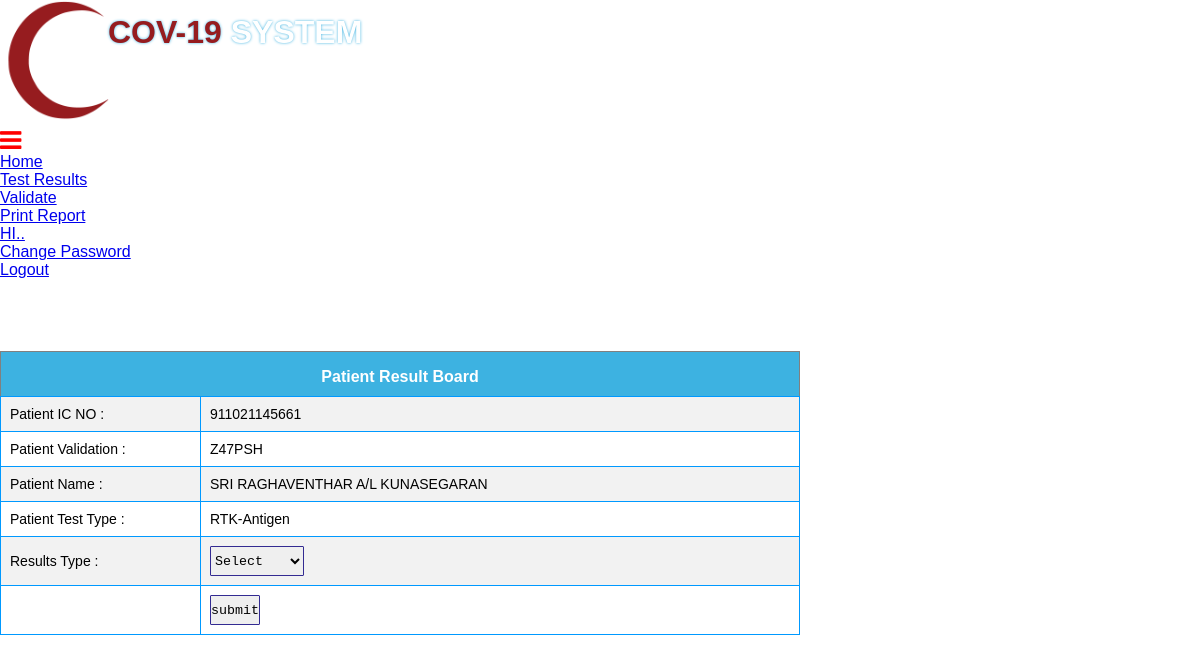
Screenshot of /patient_results.php?id=1 with the database file from the repository.
### tables this page shows
CREATE TABLE `patient` (
  `id` int(11) NOT NULL AUTO_INCREMENT,
  `f_name` varchar(100) NOT NULL,
  `l_name` varchar(200) NOT NULL,
  `gender` varchar(100) NOT NULL,
  `dob` varchar(100) NOT NULL,
  `icno` varchar(100) NOT NULL,
  `validation` varchar(100) NOT NULL,
  `phno` varchar(100) NOT NULL,
  `email` varchar(100) NOT NULL,
  `address` varchar(200) NOT NULL,
  `street` varchar(200) NOT NULL,
  `pincode` varchar(100) NOT NULL,
  `state` varchar(100) NOT NULL,
  `t_type` varchar(100) NOT NULL,
  `t_location` varchar(100) NOT NULL,
  `rm_online` varchar(100) NOT NULL,
  `rm_cash` varchar(100) NOT NULL,
  `p_mode` varchar(100) NOT NULL,
  `p_id` varchar(100) NOT NULL,
  `p_ref` varchar(100) NOT NULL,
  `reg_date` varchar(100) NOT NULL,
  `author` varchar(100) NOT NULL,
  `status` int(11) NOT NULL DEFAULT 0,
  `sys_date` varchar(100) NOT NULL,
  `time` timestamp NOT NULL DEFAULT current_timestamp() ON UPDATE current_timestamp(),
  PRIMARY KEY (`id`)
);

CREATE TABLE `test_type` (
  `id` int(11) NOT NULL AUTO_INCREMENT,
  `test_type` varchar(100) NOT NULL,
  `status` int(11) NOT NULL,
  PRIMARY KEY (`id`)
);

### patient_results.php (the view, shortened to what this page needs)
<?php
include_once("header_doctor.php");
include_once("conn.php");
?>
<?php
if (isset($_REQUEST['id'])) {
$id =  $_REQUEST['id'];
$sql = mysqli_query($conn, "SELECT * FROM patient where id = '".$id."'");
while ($row = mysqli_fetch_array($sql)) {
	$validation = $row['validation'];
	$icno = $row['icno'];
	$type = $row['t_type'];
	$validation = $row['validation'];
	$f_name = $row['f_name'];
}
}
?>
<?php
$auth = $_SESSION['user_id'];
?>
<?php
if($type==1)
{
?>
<style>
#des {
  font-family: "cambria";
  border-collapse: collapse;
  width: 800px;
   }
#des td {
  border: 1px solid #09F;
  padding: 9px;
  font-size: 14px;
 }
#des tr:nth-child(even){background-color: #f2f2f2;}
/*#des tr:hover {background-color: #ddd;}*/
#des th {
  padding-top: 16px;
  padding-bottom: 10px;
  text-align: left;
  background-color: #3db2e1;
  color: white;
  font-size: 16px;
}
</style>
<style type="text/css">
.tb1 {
	-webkit-border-radius: 5px;
    -moz-border-radius: 5px;
    border-radius: 1px;
    border: 1.5px solid #332b92;
	font-family: "Cambria";
    outline:0;
    height:30px;
	 width: 70px;
}
.tb2 {
	-webkit-border-radius: 1px;
    -moz-border-radius: 1px;
    border-radius: 1px;
    border: 1.5px solid #332b92;
	font-family: "Cambria", Courier, monospace;
    outline:0;
    height:30px;
}
.tb3 {
	-webkit-border-radius: 1px;
    -moz-border-radius: 1px;
    border-radius: 1px;
    border: 1.5px solid #332b92;
	font-family: "Cambria", Courier, monospace;
    outline:0;
    height:30px;
    width: 50px;
}
</style>
<script src="http://ajax.googleapis.com/ajax/libs/jquery/1.7.1/jquery.min.js" type="text/javascript"></script>
<script type="text/javascript">
    $(document).ready(function () {
        $('#slct').change(function () {
            var value = $(this).val(); var toAppend = '';
            if (value == 1) {
                toAppend = "E-GENE : <input type='textbox' class='tb1' name='e_gene' placeholder='E-GENE' required=''>&nbsp;RDRP : <input type='textbox' class='tb1' name='rdrp' placeholder='RDRP' required=''>&nbsp;N-GENE : <input type='textbox' class='tb1' name='ngene' placeholder='N-GENE' required=''>&nbsp;<input type='hidden' class='tb1' name='ct_value' value='0'>";; $("#container").html(toAppend); return;
            }
            if (value == 2) {
                toAppend = "<input type='hidden' name='e_gene' value='0'>&nbsp;<input type='hidden' name='rdrp' value='0'>&nbsp;<input type='hidden' name='ngene' value='0'>&nbsp;<input type='hidden' name='ct_value' value='0'>"; $("#container").html(toAppend); return;
            }
            if (value = 3) {
                toAppend = "<input type='hidden' name='e_gene' value='0'><input type='hidden' name='rdrp' value='0'><input type='hidden' name='ngene' value='0'>CT-VALUE : <input type='text' class='tb1' name='ct_value' placeholder='CT-VALUE' required=''>"; $("#container").html(toAppend); return;
            }
        });
    });
     </script>
     <script>
    if ( window.history.replaceState ) {
        window.history.replaceState( null, null, window.location.href );
    }
</script>
  </head>
 <body>
<form id="form1" method="post" action='' runat="server">
<input type="hidden" name="r_id" value="<?php echo $id;?>"/>
<input type="hidden" name="icno" value="<?php echo $icno;?>"/>
<input type="hidden" name="t_type" value="<?php echo $type;?>"/>
<input type="hidden" name="validation" value="<?php echo $validation;?>"/>
<input type="hidden" name="uid" value="<?php echo $auth;?>"/>
<table width="800" border="1" id="des" align="center">
<tr><th colspan="2"><center> Patient Result Board</center></th></tr>
<tr><td width="150">Patient IC NO : </td><td><?php echo $icno;?></td></tr>
<tr><td>Patient Validation : </td><td><?php echo $validation;?></td></tr>
<tr><td>Patient Name : </td><td><?php echo $f_name;?></td></tr>
<tr><td>Patient Test Type : </td><td><?php
$query = mysqli_query($conn, "SELECT * FROM test_type where id = '".$type."'");
while ($row1 = mysqli_fetch_array($query))
	{
		echo $row1['test_type'];
	}
?></td></tr>
<tr><td>
<div><lable>Results Type : </lable></td><td>
     <select id="slct" name="r_case" class="tb2" required=""/>
	 <option value="">Select</option>
	<option value="1">Possitive </option>
     <option value="2">Negative</option>
   <option value="3">Inconclusive</option>
    </select>
<tr><td>Result Value : </td><td>
   <div id="container"></div></td></tr>
</div>
</td></tr>
<tr><td></td><td><input type="submit" name="submit" class='tb1' value="submit"/></tr></td>
</form>
  </body>
   </html>
   <?php
ob_start();
if(isset($_POST["submit"])){
   if(!empty($_POST['r_case']))
 {
	 	$r_id = $_POST['r_id'];
		$icno = $_POST['icno'];
		$t_type = $_POST['t_type'];
		$r_case = $_POST['r_case'];
		$validation = $_POST['validation'];
		$e_gene = $_POST['e_gene'];
		$rdrp = $_POST['rdrp'];
		$ngene = $_POST['ngene'];
		$ct_value = $_POST['ct_value'];
		$uid = $_POST['uid'];
    $query = mysqli_query($conn, "SELECT * FROM results WHERE validation='".$validation."'");
      $numrows = mysqli_num_rows($query);
    if($numrows == 0)
      {
	$sql = "INSERT INTO results(r_id, icno,  r_case, t_type, validation, e_gene, rdrp, ngene, ct_value, uid) VALUES('$r_id', '$icno', '$r_case', '$t_type', '$validation', '$e_gene', '$rdrp', '$ngene', '$ct_value', '$uid')";
			 $result = mysqli_query($conn, $sql);
			 if($result){
			?><center>
            <tr><td colspan="2"?
            <?php
			echo "<font color = 'green' align='center'><b>".strtoupper($icno).":: - Results Submitted</b></font>";
			?>
            </td></tr>
            </table>
			<script>
setTimeout("location.href = 'patient_data_level_doctor.php';",200);
</script>
            </center>
            <?php
		 }
			 else
			 {
			 echo "Failure!";
			 }
		 }
			 }
			 else
			 {
			}
}
else
{
}
}
else
{
?>
  </head>
 <body>
<form id="form1" method="post" action='' runat="server">
<table width="800" border="1" id="des" align="center">
<tr><th colspan="2"><center> Patient Result Board</center></th></tr>
<tr><td width="200">Patient IC NO : </td><td><?php echo $icno;?></td></tr>
<tr><td>Patient Validation : </td><td><?php echo $validation;?></td></tr>
<tr><td>Patient Name : </td><td><?php echo $f_name;?></td></tr>
<tr><td>Patient Test Type : </td><td><?php
$query = mysqli_query($conn, "SELECT * FROM test_type where id = '".$type."'");
while ($row1 = mysqli_fetch_array($query))
	{
		echo $row1['test_type'];
	}
	?></td></tr>
<tr><td>
<div><lable>Results Type : </lable></td><td>
     <select id="slct" name="r_case" class="tb2" required=""/>
	 <option value="">Select</option>
</td></tr>
<tr><td></td><td><input type="submit" name="submit" class="tb2" value="submit"/></td></tr>
</form>
  </body>
   </html>
            <?php
}
		?>

### css/style.css (style rules this page uses)
* { box-sizing: border-box; }
* { padding: 0px; margin: 0px; font-family: 'poppins', sans-serif; }

### patient_results.php (style rules this page uses)
#des { font-family: "cambria"; border-collapse: collapse; width: 800px; }
#des td { border: 1px solid #09F; padding: 9px; font-size: 14px; }
#des tr:nth-child(even) { background-color: #f2f2f2; }
#des th { padding-top: 16px; padding-bottom: 10px; text-align: left; background-color: #3db2e1; color: white; font-size: 16px; }
.tb2 { -webkit-border-radius: 1px; -moz-border-radius: 1px; border-radius: 1px; border: 1.5px solid #332b92; font-family: "Cambria", Courier, monospace; outline:0; height:30px; }

### rows the page displays
patient: icno "911021145661", validation "Z47PSH", f_name "SRI RAGHAVENTHAR A/L KUNASEGARAN"
test_type: test_type "RTK-Antigen"
